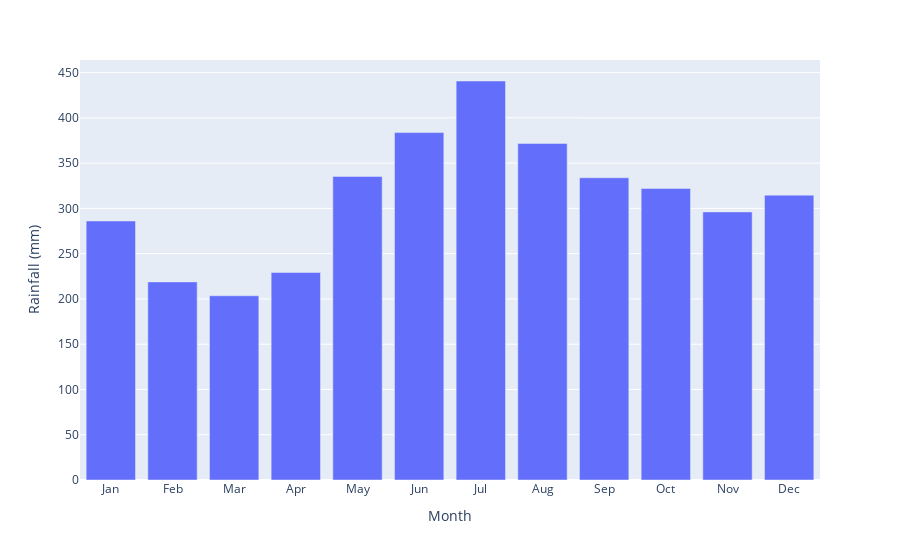

This figure's notebook cell:
### Code cell
#Monthly average total rainfall derived from Monthly Rain data
fig = px.bar(monthly_df, x= "Month", y = "Rainfall (mm)")
fig.update_xaxes(type= 'category')
fig.show()

### Figure 1 — Plotly figure (JSON) as saved in the notebook; plotly's stock layout.template omitted (floating-point values rounded to 4 significant figures)
{"data": [{"alignmentgroup": "True", "hovertemplate": "Month=%{x}<br>Rainfall (mm)=%{y}<extra></extra>", "legendgroup": "", "marker": {"color": "#636efa", "pattern": {"shape": ""}}, "name": "", "offsetgroup": "", "orientation": "v", "showlegend": false, "textposition": "auto", "type": "bar", "x": ["Jan", "Feb", "Mar", "Apr", "May", "Jun", "Jul", "Aug", "Sep", "Oct", "Nov", "Dec"], "xaxis": "x", "y": [286.1, 218.8, 203.5, 229.1, 335.4, 383.7, 440.7, 371.8, 333.8, 322.0, 296.1, 314.7], "yaxis": "y"}], "layout": {"barmode": "relative", "legend": {"tracegroupgap": 0}, "margin": {"t": 60}, "xaxis": {"anchor": "y", "domain": [0, 1], "title": {"text": "Month"}, "type": "category"}, "yaxis": {"anchor": "x", "domain": [0, 1], "title": {"text": "Rainfall (mm)"}}}}
